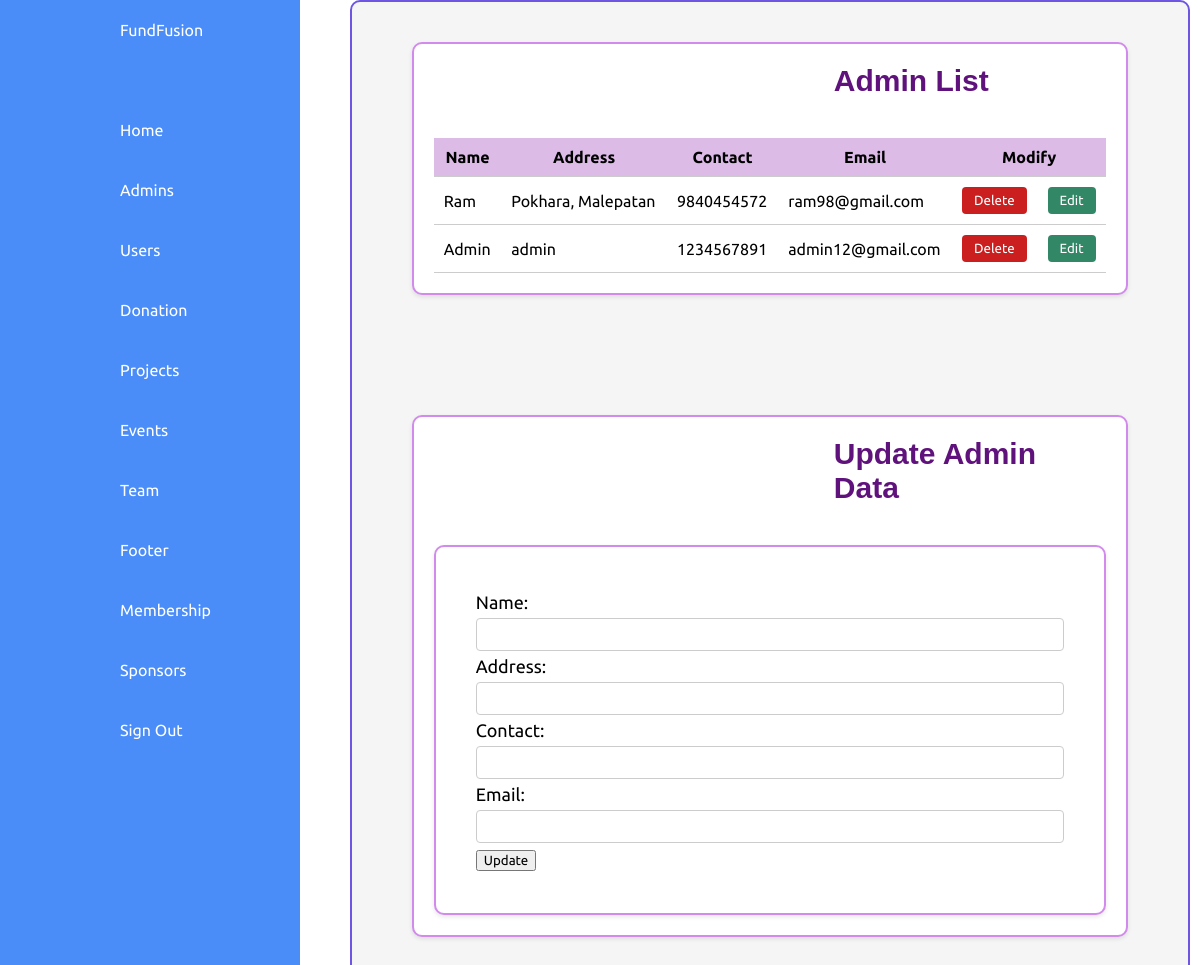
/admin/EditAdmin.php (signed in), run on the app's committed database.
### tables this page shows
CREATE TABLE IF NOT EXISTS `user` (
  `id` int(5) NOT NULL AUTO_INCREMENT,
  `name` varchar(50) NOT NULL,
  `address` varchar(50) NOT NULL,
  `Contact` bigint(20) NOT NULL,
  `email` varchar(200) NOT NULL,
  `password` varchar(50) NOT NULL,
  `role` varchar(20) NOT NULL,
  `profile_picture` varchar(255) NOT NULL DEFAULT 'member1.jpg',
  `status` varchar(10) NOT NULL,
  PRIMARY KEY (`id`)
);

### admin/routeconfig.php (called while the page is built)
<?php
    $site_url = "http://localhost/FundFusion/"
?>

### admin/EditAdmin.php (the view, shortened to what this page needs)
<?php
include "routeconfig.php";
include "../database/Db_Connection.php";
$sql = "SELECT * FROM user WHERE role = 'admin' AND status = 'active'";
$result = $conn->query($sql);
$users = [];
if ($result->num_rows > 0) {
    while ($row = $result->fetch_assoc()) {
        $users[] = $row;
    }
}
?>
<!DOCTYPE html>
<html lang="en">
<head>
    <link rel="stylesheet" href="<?php echo $site_url ?>css/Dashboard.css" />
    <link rel="stylesheet" href="<?php echo $site_url ?>css/Adminadd.css" />
    <link rel="stylesheet" href="https://cdn.jsdelivr.net/npm/@fortawesome/fontawesome-free@6.0.0-alpha3/css/all.min.css">
</head>
<body>
    <?php include '../admin/partials/navigation.php'; ?>
    <div class="container">
        <section>
            <h2>Admin List</h2>
            <?php if (!empty($users)) : ?>
                <table>
                    <thead>
                        <tr>
                            <th>Name</th>
                            <th>Address</th>
                            <th>Contact</th>
                            <th>Email</th>
                            <th colspan="2">Modify</th>
                        </tr>
                    </thead>
                    <tbody>
                        <?php foreach ($users as $user) : ?>
                            <tr>
                                <td><?php echo $user["name"]; ?></td>
                                <td><?php echo $user["address"]; ?></td>
                                <td><?php echo $user["Contact"]; ?></td>
                                <td><?php echo $user["email"]; ?></td>
                                <td>
                                    <button class="btn-delete" onclick="deleteUser(<?php echo $user["id"]; ?>)">Delete</button>
                                </td>
                                <td>
                                    <button class="btn-edit" onclick="editUser(<?php echo $user["id"]; ?>)" data-user-id="<?php echo $user["id"]; ?>">Edit</button>
                                </td>
                            </tr>
                        <?php endforeach; ?>
                    </tbody>
                </table>
            <?php else : ?>
                <p>No users found</p>
            <?php endif; ?>
        </section>
        <section>
            <h2>Update Admin Data</h2>
            <form id="update-form" method="post" action="<?php echo $_SERVER['PHP_SELF']; ?>">
                <label for="name">Name:</label>
                <input type="text" name="name" id="name" required><br>
                <label for="address">Address:</label>
                <input type="text" name="address" id="address" required><br>
                <label for="contact">Contact:</label>
                <input type="text" name="contact" id="contact" required><br>
                <label for="email">Email:</label>
                <input type="email" name="email" id="email" required><br>
                <button type="submit">Update</button>
            </form>
        </section>
    </div>
</body>
</html>

### css/Dashboard.css (style rules this page uses)
* { margin: 0; box-sizing: border-box; font-family: "Ubuntu", sans-serif; }
:root { --blue: #4a8df8; --white: #fff; --grey: #f5f5f5; --black1: #222; --black2: #333; }
body { min-height: 120vh; overflow-x: hidden; }
.container { position: absolute; width: 100%; padding-bottom: 20px; }

### css/Adminadd.css (style rules this page uses)
.container { display: flex; flex-direction: column; justify-content: center; align-items: center; margin-top: 0px; margin-left: 350px; box-sizing: border-box; border: 2px solid rgb(110, 86, 227); border-radius: 10px; padding: 20px; background-color: #f5f5f5; width: 70%; }
h2 { margin-left: 400px; margin-bottom: 40px; font-weight: 600; font-size: 30px; font-family: sans-serif; color: #60127c; text-decoration:dotted blueviolet ; }
section { width: 90%; margin: 20px; margin-bottom: 100px; border: 2px solid #d28bec; border-radius: 10px; padding: 20px; background-color: #fff; box-shadow: 0 2px 4px rgba(0, 0, 0, 0.1); }
table { width: 80%; border-collapse: collapse; }
th, td { padding: 12px; border-bottom: 1px solid #d28bec; }
th { background-color: #dcbbe7; }
form { padding: 40px; line-height: 30px; align-items: inherit; box-sizing: border-box; border: 2px solid #d28bec; border-radius: 10px; box-shadow: 0 2px 4px rgba(0, 0, 0, 0.1); font-size: 18px; font-family: 'Segoe UI', Roboto, Oxygen, Ubuntu, Cantarell, 'Open Sans', 'Helvetica Neue', sans-serif; background-color: #fff; }
input[type="text"], input[type="email"], input[type="password"] { width: 100%; padding: 8px; border: 1px solid #ccc; border-radius: 4px; }
table { width: 100%; border-collapse: collapse; }
th, td { padding: 10px; border-bottom: 1px solid #ccc; }
th { background-color: #dcbbe7; font-weight: bold; }
.btn-delete { padding: 6px 12px; background-color: #cb1e1e; color: #fff; border: none; border-radius: 4px; cursor: pointer; }
.btn-edit { padding: 6px 12px; background-color: #318766; color: #fff; border: none; border-radius: 4px; cursor: pointer; }

### data on the page
user: name "Ram", address "Pokhara, Malepatan", Contact "9840454572", email "ram98@gmail.com"
user: name "Admin", address "admin", Contact "1234567891", email "admin12@gmail.com"
